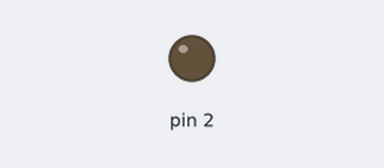
A sketch run on a simulated Arduino Uno, built with avr-gcc and run on an emulated ATmega328P. Parts: output pins drawn as LEDs (lit = HIGH).

Above: at 1.3 s.
At 4.85 s:
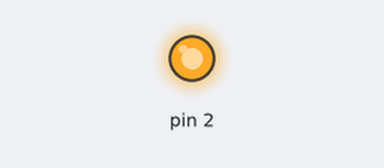
Timing chart, 0 to 5.3 s (numbered marks = the images above):
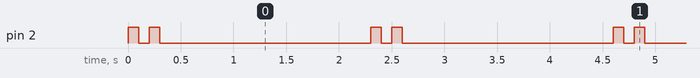

Measured:
- by itself, pin 2: repeats every 2.3 s: LOW 0.10 s, HIGH 0.10 s, LOW 2.0 s, HIGH 0.10 s
- by itself, everything shown: repeats every 2.3 s, in 4 steps

The sketch:

Exercise_01_LED_Blink_Light.ino
```cpp
void setup() {
  // declaring GPIO2 as an OUTPUT pin.
  pinMode(2, OUTPUT);
}

void loop() {
  // strobe light effect, such on the aeroplane.
  digitalWrite(2, HIGH);
  delay(100);
  digitalWrite(2, LOW);
  delay(100);

  digitalWrite(2, HIGH);
  delay(100);
  digitalWrite(2, LOW);
  delay(2000);
}
```
